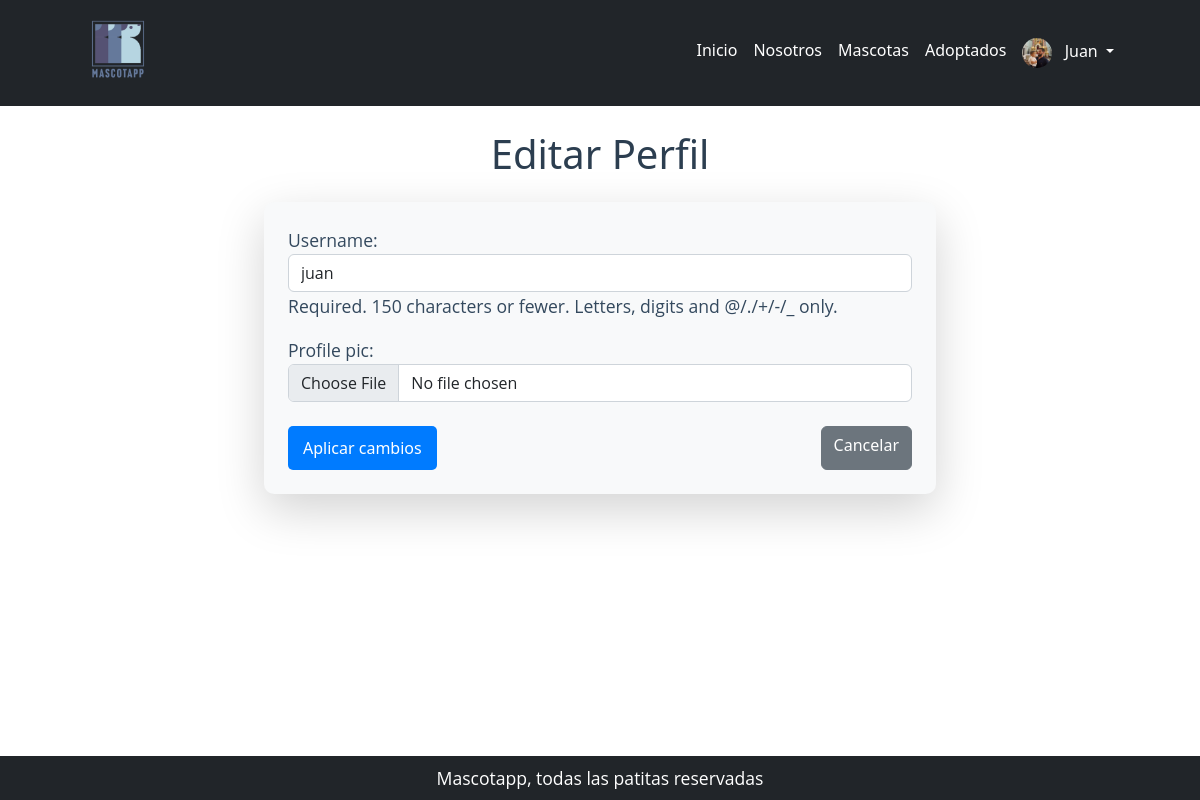
The page /edit_profile/ (signed in) on the database its author committed.
### core/models.py (models this page shows)
class Usuario(AbstractUser):
    profile_pic = models.ImageField(upload_to='profile_pics/', blank=True, null=True)
    groups = models.ManyToManyField(Group, related_name='custom_user_set')
    user_permissions = models.ManyToManyField(Permission, related_name='custom_user_set_permissions')

### core/views.py (the view)
# urls.py: path("edit_profile/", views.edit_profile, name="edit_profile"),
@login_required
def edit_profile(request):
    if request.method == "POST":
        form = CustomUserChangeForm(request.POST, request.FILES, instance=request.user)
        if form.is_valid():
            form.save()
            messages.success(request, "Perfil actualizado correctamente!")
            return redirect('core:home')
    else:
        form = CustomUserChangeForm(instance=request.user)
    return render(request, 'core/edit_profile.html', {'form': form})

### core/forms.py
class CustomUserChangeForm(UserChangeForm):
    password = None
    class Meta:
        model = Usuario
        fields = ['username', 'profile_pic']
        widgets = {
            'username': forms.TextInput(attrs={'class': 'form-control'}),
            'profile_pic': forms.FileInput(attrs={'class': 'form-control'}),
        }

### core/templates/core/edit_profile.html (shortened to what this page needs)
{% extends 'core/base.html' %}
{% block contenido %}
    <div class="container mt-4">
        <h1 class="text-center mb-4" style="color: #2c3e50;">Editar Perfil</h1>
        <div class="row justify-content-center">
            <div class="col-lg-8 col-md-10">
                <div class="card shadow-lg p-4" style="border-radius: 10px;">
                    <form method="post" enctype="multipart/form-data">
                        {{ form.as_p }}
                        <div class="d-flex justify-content-between mt-4">
                            <button type="submit" class="btn btn-primary">Aplicar cambios</button>
                            <a href="{% url 'core:home' %}" class="btn btn-secondary">Cancelar</a>
                        </div>
                    </form>
                </div>
            </div>
        </div>
    </div>
{% endblock contenido %}

### core/templates/core/components/navbar.html (shortened to what this page needs)
{% load static %}
<nav class="navbar navbar-expand-lg navbar-dark bg-dark">
    <div class="container px-5">
        <a class="navbar-brand" href="{% url 'core:home' %}"><img src="{% static "core/img/logo.webp.png" %}" alt="Mascotapp"></a>
        <div class="collapse navbar-collapse" id="navbarSupportedContent">
            <ul class="navbar-nav ms-auto mb-2 mb-lg-0">
                <li class="nav-item"><a class="nav-link {% if request.path == "/" %} active {% endif %}" aria-current="page" href="{% url 'core:home' %}">Inicio</a></li>
                <li class="nav-item"><a class="nav-link {% if request.path == "/about" %} active {% endif %}" href="{% url 'core:sobre_mi' %}">Nosotros</a></li>
                {% if user.is_authenticated %}
                    <li class="nav-item"><a class="nav-link {% if request.path == "/mascota/lista/" %} active {% endif %}" href="{% url 'mascota:lista_mascotas' %}">Mascotas</a></li>
                    <li class="nav-item"><a class="nav-link {% if request.path == "/adopcion/" %} active {% endif %}" href="{% url 'adopcion:adopcion_list' %}">Adoptados</a></li>
                    <li class="nav-item dropdown">
                        <a class="nav-link dropdown-toggle text-capitalize" href="#" id="navbarDropdown" role="button" data-bs-toggle="dropdown" aria-expanded="false">
                            {% if user.profile_pic %}
                                <img src="{{ user.profile_pic.url }}" alt="Profile Pic" class="profile-pic" style="width: 30px; height: 30px; border-radius: 50%; margin-right: 8px;">
                            {% endif %}
                            {{ user.username }}
                        </a>
                    </li>
                {% else %}
                    <li class="nav-item"><a class="nav-link {% if request.path == "/login/" %} active {% endif %}" href="{% url 'core:login' %}">Login</a></li>
                    <li class="nav-item"><a class="nav-link {% if request.path == "/register/" %} active {% endif %}" href="{% url 'core:register' %}">Registrarse</a></li>
                {% endif %}
            </ul>
        </div>
    </div>
</nav>

### rows shown on the page
Usuario: profile_pic (picture), username "Juan", username "juan"
